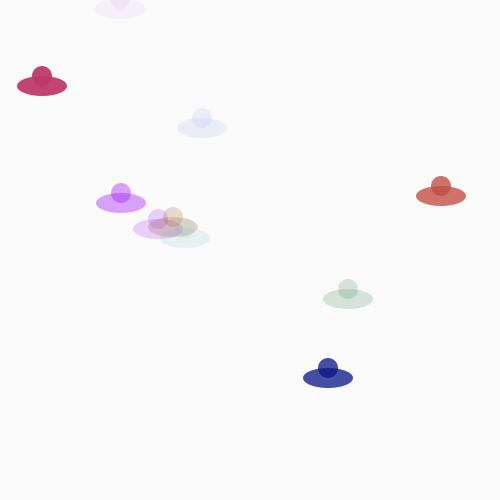
Frame 1 (no input)
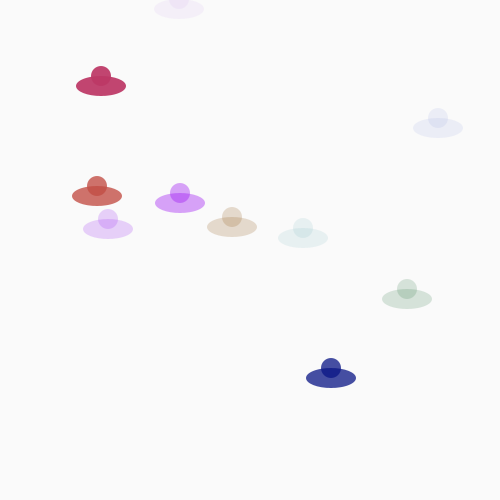
Frame 60 (the mouse pressed at the canvas centre just before this capture)
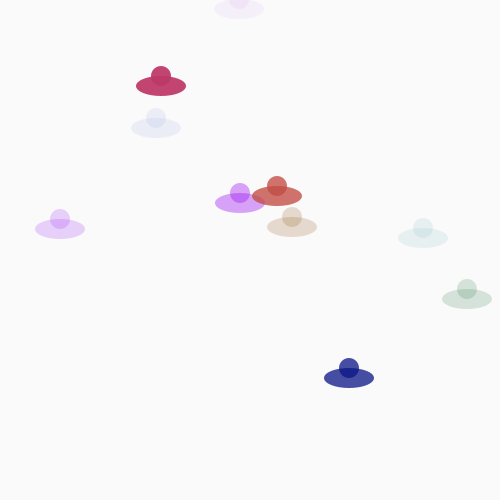
Frame 120 (the mouse held since frame 60 and released just before this capture)

The Processing sketch that drew these frames (run headless with seeded random() and noise(); from frame 60 on, the mouse is pressed at the canvas centre):

// Processing sketch: ClassesDay2_1
// ── ClassesDay2_1.pde
//Sketch 1: Class and array of class objects
//inspired from Cars example by Brad Borevitz

int num = 10; // number of ships
Ship[] ships; // array of Ships

void setup() {
  size(500, 500);
  smooth();
  
  //initialize array
  ships = new Ship[num]; 
  
  //array contains Ship objects
  for (int i =0; i<num; i++) {
    ships[i] = new Ship();
  }
}
 
void draw() {
  background(250);
  // draw and move the ships
  for (int i =0; i<num; i++) {
    ships[i].drawShip();
    ships[i].moveShip();
    
  }
}
 
class Ship {
  // fields
  color col;
  int x;
  int y;
  int speed;
 
  //constructor
  Ship () {
    // assign random values to all fields
    col = color(random(256), random(256), random(256), random(256));
    speed = int(random(1, 10));
    
    x = int(random(width));
    y = int(random(height));
  }
 
  // methods
  void drawShip() { // draw spaceship
    
    noStroke();
    fill(col);
    
    ellipse(x, y, 50, 20);
    ellipse(x, y-10,20,20);
    
    
  }
 
  void moveShip() { //move spaceship
    
    // increase value of x based on speed
    x+= speed;
    // check boundary conditions and reset values
    if (x>width && speed>0) {
      x = -20;
    }
    
    if (x<0 && speed < 0) {
      x = width+20;
    }
  }
  
}
